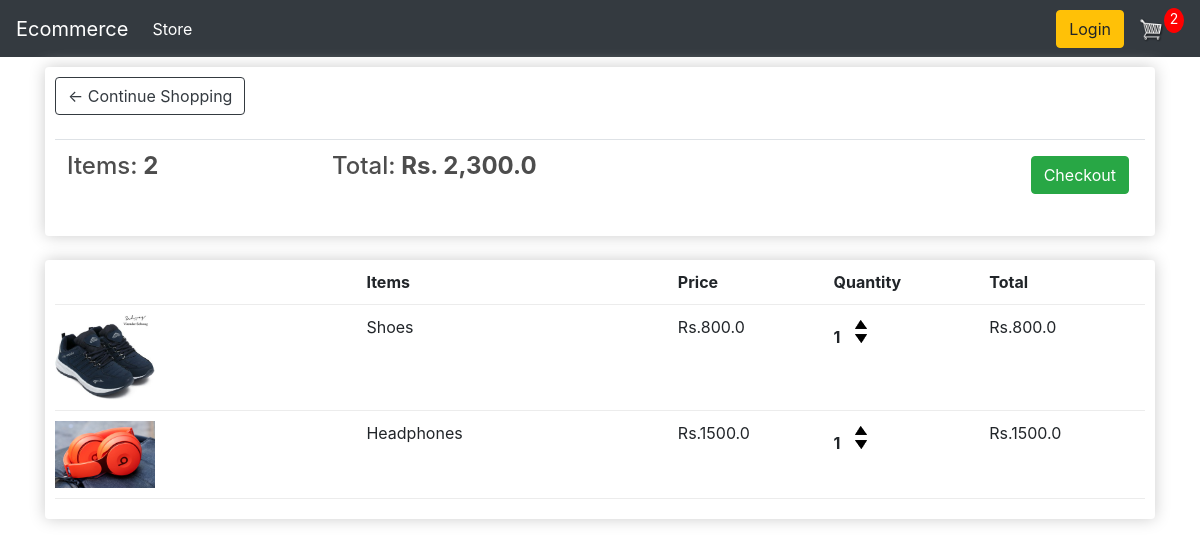
The page /cart/ (signed in) on the database as committed earlier.
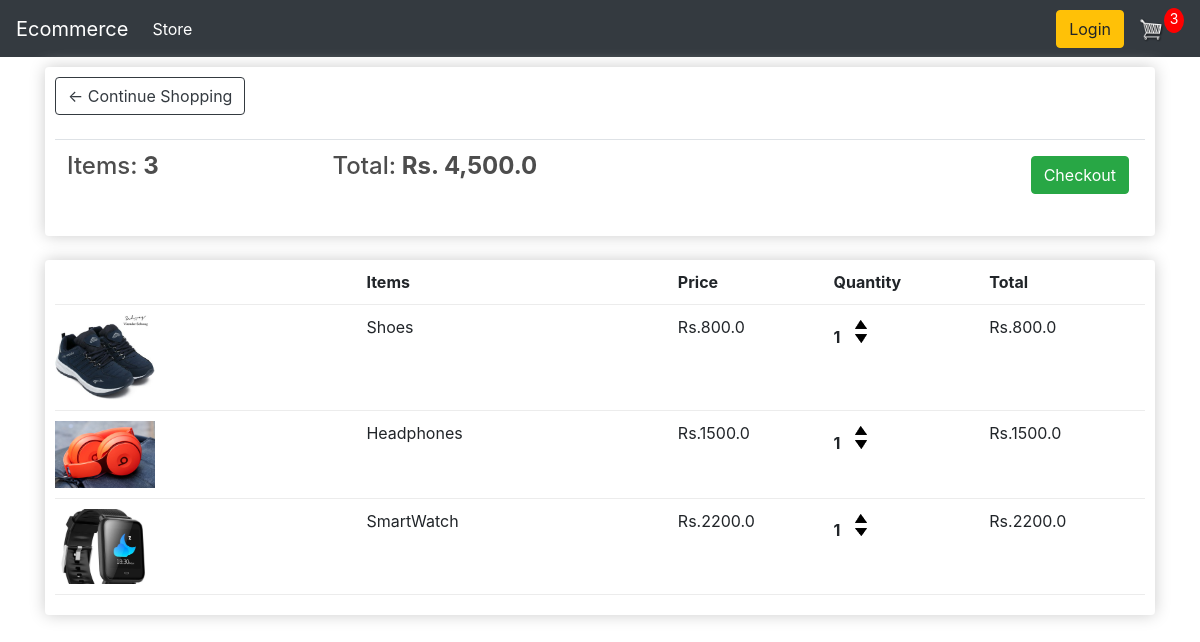
The same page on the database as committed later.
### store/models.py (models this page shows, shortened)
class Order(models.Model):
    customer = models.ForeignKey(
        Customer, on_delete=models.SET_NULL, blank=True, null=True)
    data_ordered = models.DateField(auto_now_add=True)
    complete = models.BooleanField(default=False, null=True, blank=False)
    transaction_id = models.CharField(max_length=200, null=True)
    @property
    def get_cart_total(self):
        orderitems = self.orderitem_set.all()
        total = sum([item.quantity for item in orderitems])
        return "{:,}".format(total)
    @property
    def get_cart_items(self):
        orderitems = self.orderitem_set.all()
        total = sum([item.get_total for item in orderitems])
        return "{:,}".format(total)

class OrderItem(models.Model):
    product = models.ForeignKey(Product, on_delete=models.SET_NULL, null=True)
    order = models.ForeignKey(Order, on_delete=models.SET_NULL, null=True)
    quantity = models.IntegerField(default=0, null=True, blank=True)
    date_added = models.DateTimeField(auto_now_add=True)
    @property
    def get_total(self):
        return self.product.price * self.quantity

class Product(models.Model):
    name = models.CharField(max_length=200, null=True)
    price = models.FloatField()
    digital = models.BooleanField(default=False, null=True, blank=False)
    image = models.ImageField(null=True, blank=True)

### store/views.py (the view)
# urls.py: path('cart/', views.cart, name='cart'),
def cart(request):
    data = cartData(request)
    cartItems = data['cartItems']
    items = data['items']
    order = data['order']
    context = {'items': items, 'order': order,
               'cartItems': cartItems, 'shipping': False}
    return render(request, 'store/cart.html', context)

### store/utils.py (called while the page is built)
def cartData(request):
    if request.user.is_authenticated:
        customer = request.user.customer
        order, created = Order.objects.get_or_create(
            customer=customer, complete=False)
        items = order.orderitem_set.all()
        cartItems = order.get_cart_total
    else:
        cookieData = cookieCart(request)
        cartItems = cookieData['cartItems']
        order = cookieData['order']
        items = cookieData['items']
    return {'items': items, 'order': order, 'cartItems': cartItems}

### store/templates/store/cart.html
{% extends 'store/main.html'%} {% load static %} {% block content %}
<div class="row">
  <div class="col-lg-12">
    <div class="box-element">
      <a class="btn btn-outline-dark" href="{% url 'store'%}"
        >&#x2190; Continue Shopping</a
      >
      <br />
      <br />
      <table class="table">
        <tr>
          <th>
            <h4>Items:<strong> {{order.get_cart_total}}</strong></h4>
          </th>
          <th>
            <h4>Total:<strong> Rs. {{order.get_cart_items}}</strong></h4>
          </th>
          <th>
            <a
              style="float: right; margin: 4px;"
              class="btn btn-success"
              href="{% url 'checkout' %}"
              >Checkout</a
            >
          </th>
        </tr>
      </table>
    </div>
    <br />
    <div class="box-element">
      <div class="cart-row">
        <div style="flex: 2;"></div>
        <div style="flex: 2;"><strong>Items</strong></div>
        <div style="flex: 1;"><strong>Price</strong></div>
        <div style="flex: 1;"><strong>Quantity</strong></div>
        <div style="flex: 1;"><strong>Total</strong></div>
      </div>
      {% for item in items %}
      <div class="cart-row">
        <div style="flex: 2;">
          <img class="row-image" src="{{item.product.image.url}}" />
        </div>
        <div style="flex: 2;"><p>{{item.product.name}}</p></div>
        <div style="flex: 1;"><p>Rs.{{item.product.price}}</p></div>
        <div style="flex: 1;">
          <p class="quantity">{{item.quantity}}</p>
          <div class="quantity">
            <img
              data-product="{{item.product.id}}"
              data-action="add"
              class="chg-quantity update-cart"
              src="{% static  'images/arrow-up.png' %}"
            />
            <img
              data-product="{{item.product.id}}"
              data-action="remove"
              class="chg-quantity update-cart"
              src="{% static  'images/arrow-down.png' %}"
            />
          </div>
        </div>
        <div style="flex: 1;"><p>Rs.{{item.get_total}}</p></div>
      </div>
      {% endfor %}
    </div>
  </div>
</div>
{% endblock %}

### store/templates/store/main.html (shortened to what this page needs)
<!DOCTYPE html>
{% load static %}
<html lang="en">
  <head>
    <link rel="stylesheet" type="text/css" href="{% static 'css/main.css' %}" />
    <link
      rel="stylesheet"
      href="https://stackpath.bootstrapcdn.com/bootstrap/4.5.0/css/bootstrap.min.css"
    />
  </head>
  <body>
    {% include 'store/navbar.html' %}
    <div class="container">
      {% block content %} {% endblock %}
    </div>
  </body>
</html>

### store/templates/store/navbar.html (shortened to what this page needs)
<!DOCTYPE html>
{% load static %}
<html lang="en">
  <head>
  </head>
  <body>
    <nav class="navbar navbar-expand-lg navbar-dark bg-dark">
      <a class="navbar-brand" href="{% url 'store'%}">Ecommerce</a>
      <div class="collapse navbar-collapse" id="navbarSupportedContent">
        <ul class="navbar-nav mr-auto">
          <li class="nav-item active">
            <a class="nav-link" href="{% url 'store' %}"
              >Store <span class="sr-only">(current)</span></a
            >
          </li>
        </ul>
        <form class="form-inline my-2 my-lg-0">
          <a href="#" class="btn btn-warning">Login</a>
          <a href="{% url 'cart'%}">
            <img id="cart-icon" src="{% static 'images/cart.png' %}" />
          </a>
          <p id="cart-total">{{cartItems}}</p>
        </form>
      </div>
    </nav>
  </body>
</html>

### static/css/main.css (style rules this page uses)
body { background-color: hsl(0, 0%, 98%); }
h1, h2, h3, h4, h5, h6 { color: hsl(0, 0%, 30%); }
.box-element { box-shadow: hsl(0, 0%, 80%) 0 0 16px; background-color: #fff; border-radius: 4px; padding: 10px; }
.bg-dark { background-color: #4f868c !important; }
#cart-icon { width: 25px; display: inline-block; margin-left: 15px; }
#cart-total { display: block; text-align: center; color: #fff; background-color: red; width: 20px; height: 25px; border-radius: 50%; font-size: 14px; }
.col-lg-4, .col-lg-6, .col-lg-8, .col-lg-12 { margin-top: 10px; }
.btn { border-radius: 0; }
.row-image { width: 100px; }
.cart-row { display: flex; align-items: flex-stretch; padding-bottom: 10px; margin-bottom: 10px; border-bottom: 1px solid #ececec; }
.quantity { display: inline-block; font-weight: 700; padding-right: 10px; }
.chg-quantity { width: 12px; cursor: pointer; display: block; margin-top: 5px; transition: 0.1s; }

Rows that differ between the two databases and show on the page:
computed for Order: get_cart_total "2" → "3"; get_cart_items "2,300.0" → "4,500.0"
added OrderItem: product.image (picture), product.name "SmartWatch", product.price "2200.0", quantity "1", get_total "2200.0"
Other text that changed with them:
{{ cartItems }}: "2" → "3"
